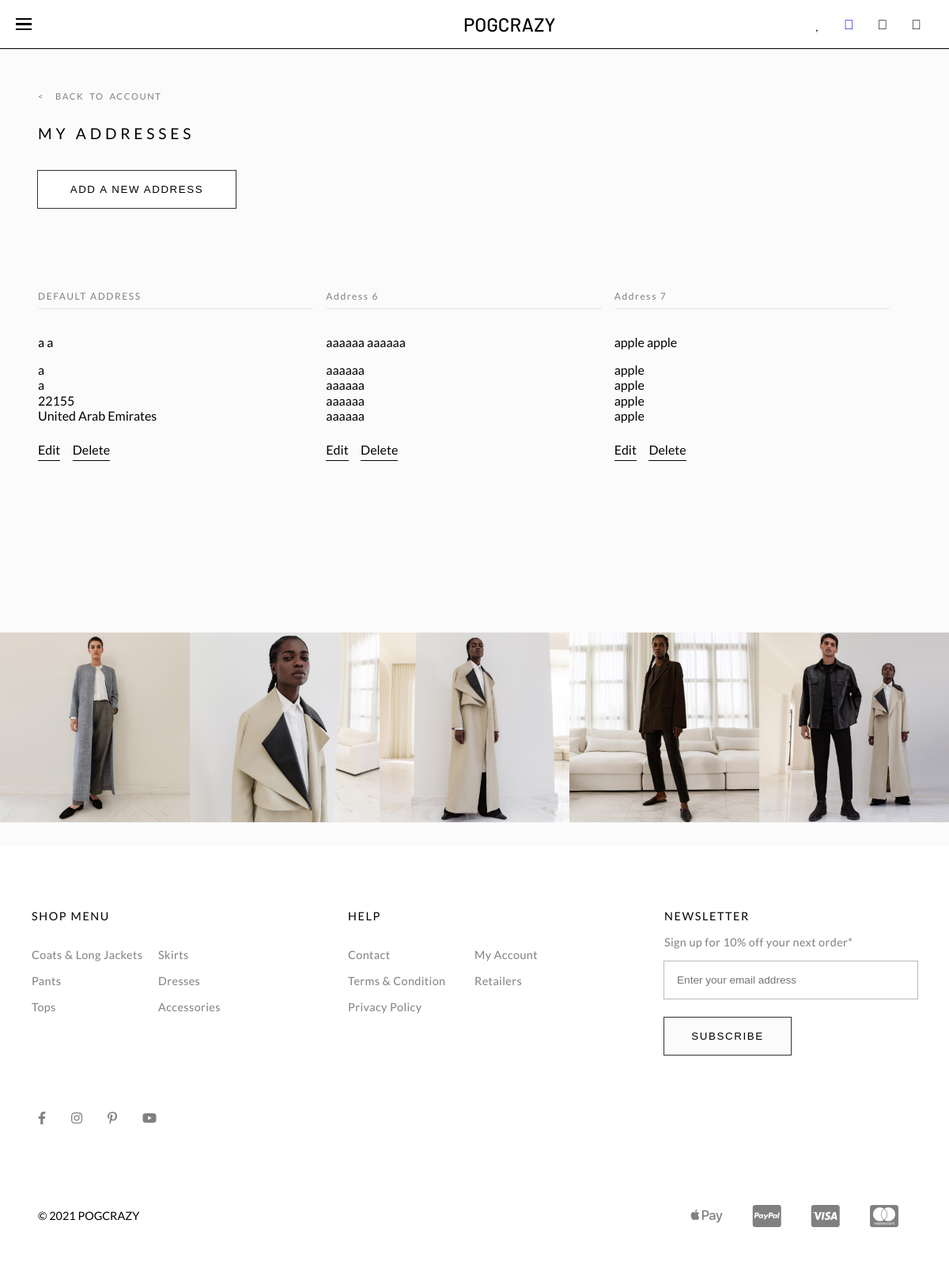
The page /account/addresses/ (signed in) on the database its author committed.
### account/models.py (models this page shows)
class UserAddress(models.Model):
    user = models.ForeignKey(UserInfo, on_delete=models.CASCADE)
    first_name = models.CharField(max_length=100)
    last_name = models.CharField(max_length=100)
    phone = models.CharField(max_length=20, null=True, blank=True)
    company = models.CharField(max_length=100, null=True, blank=True)
    address1 = models.CharField(max_length=100)
    address2 = models.CharField(max_length=100, null=True, blank=True)
    zipcode = models.CharField(max_length=10)
    country = models.CharField(max_length=100)
    default = models.BooleanField()

### account/views.py (the view, shortened to what this page needs)
# urls.py: path('addresses/', addresses, name="addresses"),
@login_required(login_url=reverse_lazy('account:login'))
def addresses(request, pk=None):
    if request.method == "GET":
        if pk:
            address = UserAddress.objects.get(id=pk)
            address.delete()
            return redirect(reverse_lazy('account:addresses'))
        else:
            form = AddressForm()
            data = UserAddress.objects.all()
            context = {
                'form': form,
                'data': data
            }
            return render(request, 'templates/addresses.html', context)

### templates/addresses.html (shortened to what this page needs)
{% extends "base.html" %}
{% load static %}
{% block content %}
<div class="add-ress">
    <div class="back"><a href="{% url 'account:detail' %}">&lt;&nbsp;&nbsp;BACK TO ACCOUNT</a></div>
    <h2>MY ADDRESSES</h2>
    <button>ADD A NEW ADDRESS</button>
</div>
<div class="addresses">
    {% for d in data %}
    <div class="address">
        <div class="address-head">
            {% if d.default%}
            DEFAULT ADDRESS
            {% else %}
            Address {{d.id}}
            {% endif %}
        </div>
        <div class="address-body">
            <p id="address-name">{{d.first_name}} {{d.last_name}}</p>
            <p>{{ d.address1 }}</p>
            {% if d.address2 %}
            <p>{{ d.address2 }}</p>
            {% endif %}
            <p>{{d.zipcode}}</p>
            <p>{{d.country}}</p>
            <div class="edit">
                <a href="" class="address-edit" id='edit{{ d.id }}'>Edit</a>
                <a href="{% url 'account:addresses' d.id %}" id='delete'>Delete</a>
            </div>
        </div>
    </div>
    {% endfor %}
</div>
{% endblock content %}

### static/styles/styles.css (style rules this page uses)
* { padding: 0; margin: 0; -webkit-box-sizing: border-box; box-sizing: border-box; }
body { font-family: 'Lato', sans-serif; overflow-x: hidden; background-color: #fbfbfb; }
a { text-decoration: none; }
.add-ress { display: -webkit-box; display: -ms-flexbox; display: flex; -webkit-box-orient: vertical; -webkit-box-direction: normal; -ms-flex-direction: column; flex-direction: column; padding: 3rem; }
.add-ress .back { margin-bottom: 1.75rem; }
.add-ress .back a { text-decoration: none; color: gray; font-size: .7rem; word-spacing: .2rem; letter-spacing: .1rem; -webkit-transition: all ease .3s; transition: all ease .3s; }
.add-ress h2 { margin-bottom: 1.75rem; font-weight: 500; font-size: 1.2rem; letter-spacing: .3rem; }
.add-ress button { width: 250px; margin: .5rem 0; padding: 1rem; border: none; background-color: white; outline: 1px solid #333333; letter-spacing: .1rem; -webkit-transition: all ease-in-out .3s; transition: all ease-in-out .3s; }
.addresses { padding: 3rem; display: -webkit-box; display: -ms-flexbox; display: flex; -ms-flex-wrap: wrap; flex-wrap: wrap; -webkit-box-pack: start; -ms-flex-pack: start; justify-content: flex-start; width: 100%; }
.addresses .address { width: 33%; padding-right: 1rem; margin-bottom: 3rem; }
.addresses .address-head { color: gray; border-bottom: 1px solid #e6e6e6; font-size: .75rem; letter-spacing: .1rem; padding-bottom: .5rem; margin-bottom: 2rem; }
.addresses .address-body { line-height: 1.2rem; }
.addresses .address-body #address-name { margin-bottom: 1rem; }
.addresses .address-body .edit { margin-top: 1.5rem; }
.addresses .address-body .edit a { text-decoration: none; color: black; padding-bottom: .25rem; border-bottom: 1px solid black; -webkit-transition: all ease .3s; transition: all ease .3s; }

### rows shown on the page
UserAddress: default "DEFAULT ADDRESS", first_name "a", last_name "a", address1 "a", address2 "a", zipcode "22155", country "United Arab Emirates"
UserAddress: id "6", first_name "aaaaaa", last_name "aaaaaa", address1 "aaaaaa", address2 "aaaaaa", zipcode "aaaaaa", country "aaaaaa"
UserAddress: id "7", first_name "apple", last_name "apple", address1 "apple", address2 "apple", zipcode "apple", country "apple"
